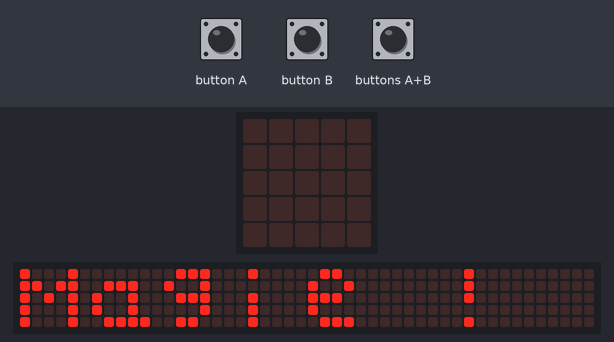
Recording of a program running on a simulated BBC micro:bit (MakeCode). Parts: the board's 5×5 LED display, a strip that is not on the board, showing the scrolling text unrolled. The inputs (shaded band) are chosen by the test bench. The 48×5 strip is a reading aid, not a part: it shows the text the display is scrolling, unrolled, one strip-width of it at a time.

Above: at 5.0 s.
At 9.07 s:
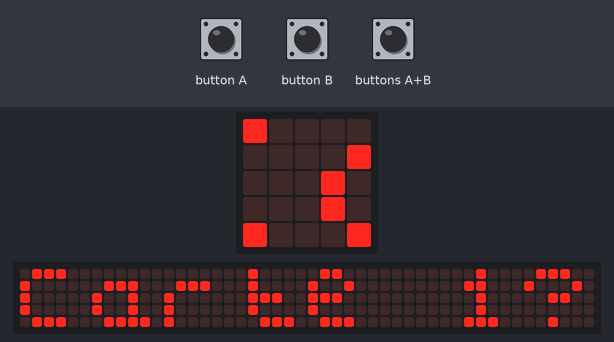
9.1 s: button A pressed for 0.15 s
9.8 s: button B pressed for 0.15 s
10.5 s: buttons A+B pressed for 0.15 s
11.2 s: button A pressed for 0.15 s
11.9 s: buttons A+B pressed for 1 s
13.5 s: button B pressed for 0.15 s
At 16.7 s:
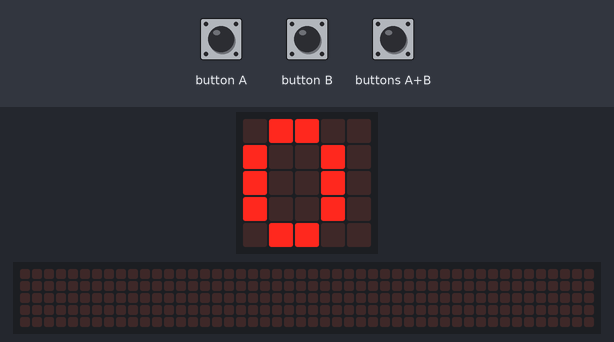

The program:

main.ts
```typescript
input.onButtonPressed(Button.A, function () {
    nombre = nombre + 2 ** compteur
    basic.showString("O")
    compteur += 1
})
input.onButtonPressed(Button.AB, function () {
    basic.showNumber(nombre)
})
input.onButtonPressed(Button.B, function () {
    basic.showString("N")
    compteur += 1
})
let nombre = 0
let compteur = 0
compteur = 0
nombre = 0
let pause2 = 2000
let fin = 5
basic.showString("Magie !")
basic.showIcon(IconNames.Heart)
basic.forever(function () {
    while (compteur < fin) {
        basic.showString("Carte " + (compteur + 1) + "?")
        basic.pause(pause2)
    }
})
```

test.ts
```typescript
// les tests vont ici ; cela ne sera pas compilé si ce paquet est utilisé en tant qu'extension.
```

Measured:
- what the display in image 0 shows lasts 0.7 s, from 5.0 s to 5.7 s
